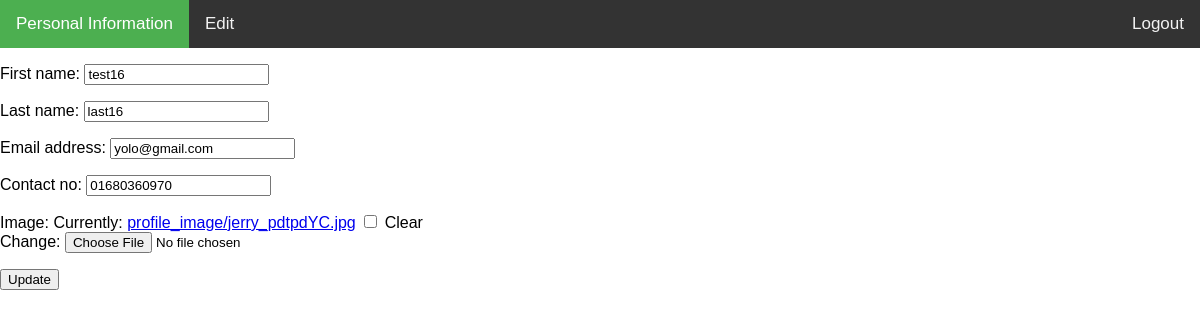
The page /users/edit/13/ (signed in) on the database as committed earlier.
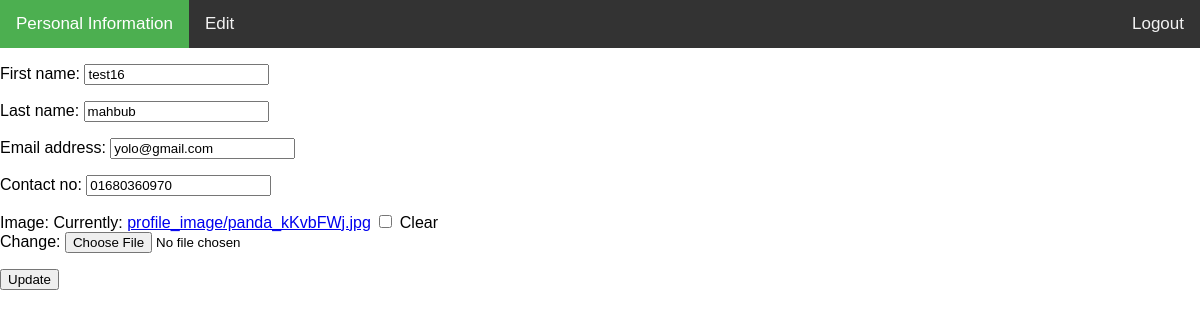
The same page on the database as committed later.
### users/models.py (models this page shows, shortened)
class CustomUser(AbstractUser, models.Model):
    pass
    contact_no = models.CharField(max_length=20, default = "")
    image = models.ImageField(upload_to='profile_image', blank=True)

### users/views.py (the view)
# urls.py: url(r'^edit/(?P<pk>[0-9]+)/', login_required(views.EditView.as_view()), name='edit'),
class EditView(UpdateView):
    model = CustomUser
    template_name = 'edit.html'
    success_url = reverse_lazy('home')
    form = CustomUserChangeForm
    fields = ('first_name', 'last_name', 'email', 'contact_no', 'image')

### templates/edit.html (shortened to what this page needs)
{% extends 'base.html' %}
{% block content %}
<form enctype="multipart/form-data" method="post">
    {{ form.as_p }}
    <input type="submit" value="Update">
</form>
{% endblock %}

### templates/base.html (shortened to what this page needs)
<!DOCTYPE html>
<html>
<head>
</head>
<body>
  {% if user.is_authenticated %}
    <div class="topnav">
      <a class="active" href="{% url 'home' %}">Personal Information</a>
      <a href="{% url 'edit' user.pk %}">Edit</a>
      <div class="topnav-right">
        <a href="{% url 'logout' %}">Logout</a>
      </div>
    </div>
    {% endif %}
  <main>
    {% block content %}
    {% endblock %}
  </main>
</body>
</html>

### templates/base.html (style rules this page uses)
body { margin: 0; font-family: Arial, Helvetica, sans-serif; }
.topnav { overflow: hidden; background-color: #333; }
.topnav a { float: left; color: #f2f2f2; text-align: center; padding: 14px 16px; text-decoration: none; font-size: 17px; }
.topnav a.active { background-color: #4CAF50; color: white; }
.topnav-right { float: right; }

Rows that differ between the two databases and show on the page:
changed CustomUser "test16": last_name "last16" → "mahbub"
Other text that changed with them:
text no longer shown: "First name: Last name: Email address: Contact no: Image: Currently: profile_image/jerry_pdtpdYC.jpg Clear Change:"
text now shown: "First name: Last name: Email address: Contact no: Image: Currently: profile_image/panda_kKvbFWj.jpg Clear Change:"
